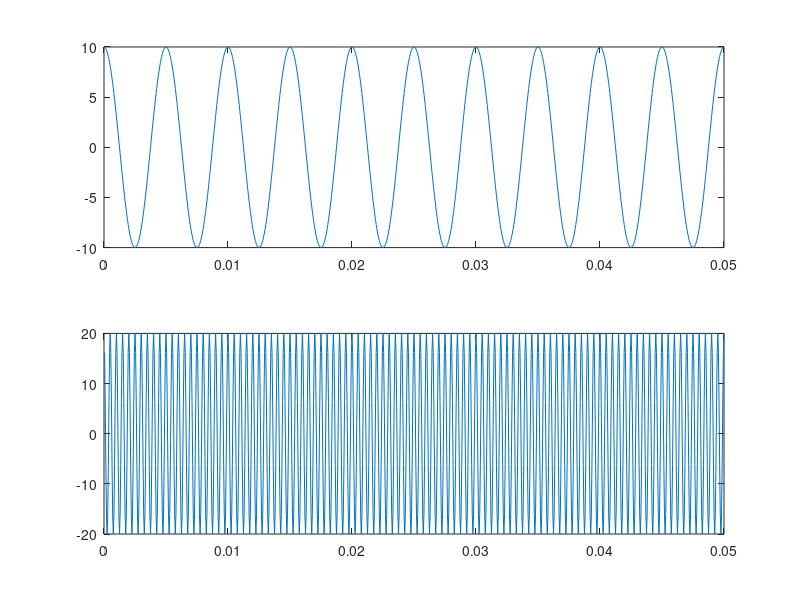
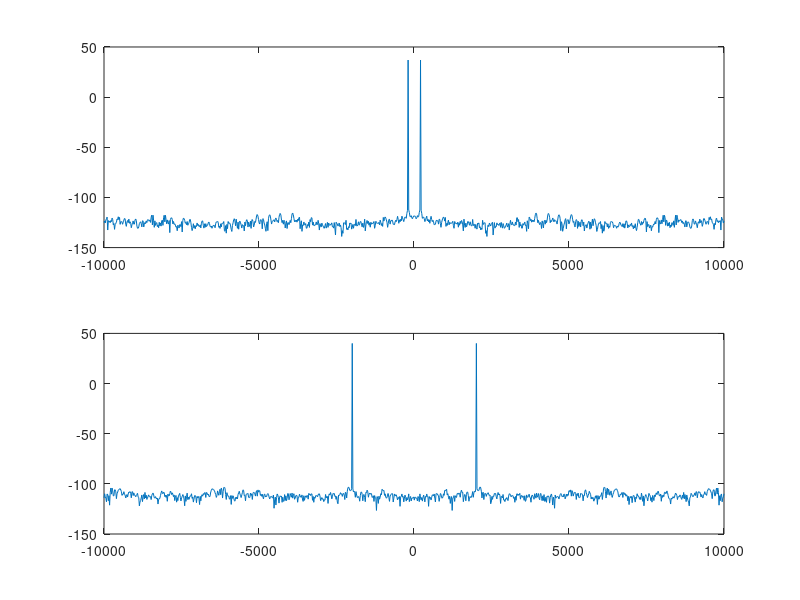
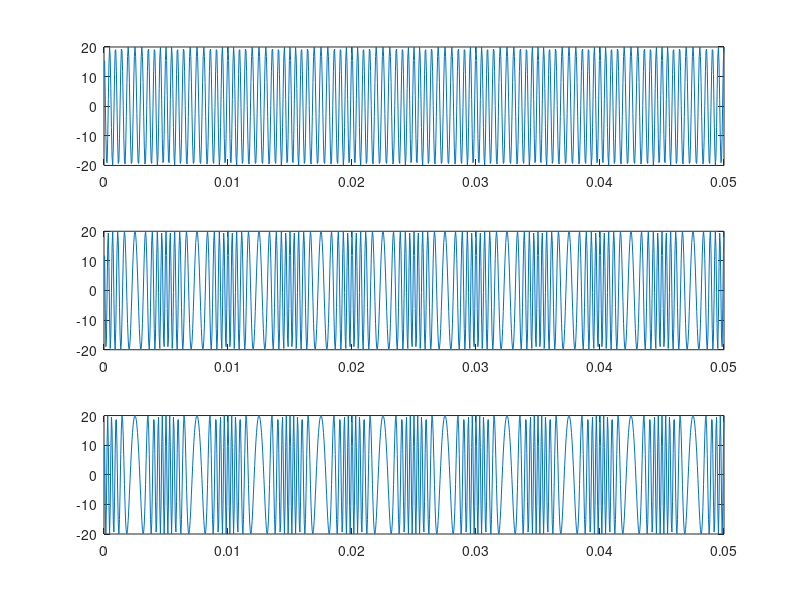
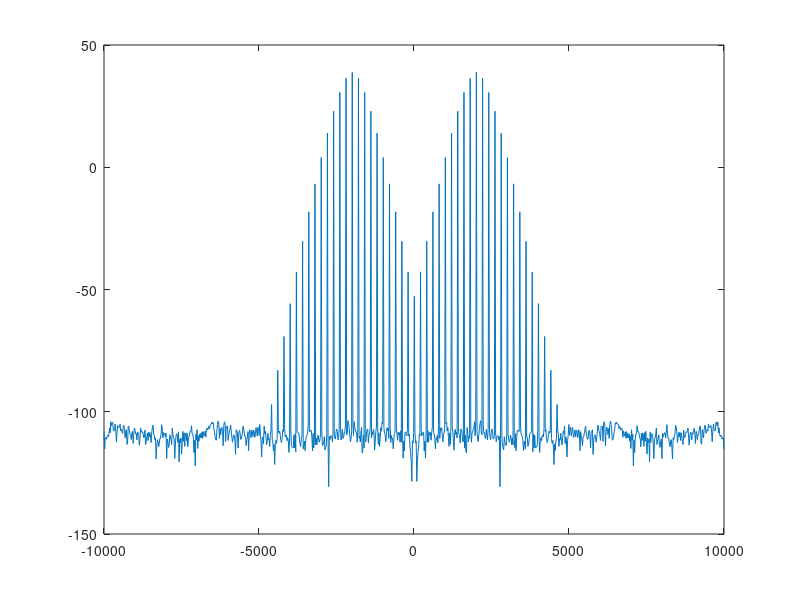

Reproduce these figures in MATLAB, in order. (Note: this script raises an error after producing the figures.)
% FM wave generation in time domain and frequency domain
am=10;
ac=20;
fm=200;
fc=2000;
fs=10*fc;
nf=fs/2;
ts=1/fs;
to=0.05;
t=ts:ts:to;
N=length(t);
f=linspace(-nf,nf,N);

mt=am*cos(2*pi*fm*t);
ct=ac*cos(2*pi*fc*t);

figure;
subplot(2,1,1);
plot(t,mt);
subplot(2,1,2);
plot(t,ct);

b1=1;
b2=5;
b3=7;
b4=10;

mtf=fftshift(fft(mt,N));
mtf_mod=10*log10(abs(mtf));

ctf=fftshift(fft(ct,N));
ctf_mod=10*log10(abs(ctf));

figure;
subplot(2,1,1);
plot(f,mtf_mod);
subplot(2,1,2);
plot(f,ctf_mod);

fm1=ac*cos(2*pi*fc*t + b1*sin(2*pi*fm*t));
fm2=ac*cos(2*pi*fc*t + b2*sin(2*pi*fm*t));
fm3=ac*cos(2*pi*fc*t + b3*sin(2*pi*fm*t));

figure;
subplot(3,1,1);
plot(t,fm1);
subplot(3,1,2);
plot(t,fm2);
subplot(3,1,3);
plot(t,fm3);

fm1f=fftshift(fft(fm1,N));
fm1f_mod=10*log10(abs(fm1f));

fm2f=fftshift(fft(fm2,N));
fm2f_mod=10*log10(abs(fm2f));

fm3f=fftshift(fft(fm3,N));
fm3f_mod=10*log10(abs(fm3f));

figure;
plot(f,fm1f_mod);

figure;
plot(f,fm2f_mod);

figure;
plot(f,fm3f_mod);

delf1=b1*fm;
delf2=b2*fm;
delf3=b3*fm;

d1=fmdemod(fm1,fc,fs,delf1);
d2=fmdemod(fm2,fc,fs,delf2);
d3=fmdemod(fm3,fc,fs,delf3);

figure;
subplot(2,1,1);
plot(t,d1);
subplot(2,1,2);
plot(t,d2);

figure;
subplot(2,1,1);
plot(t,d3);